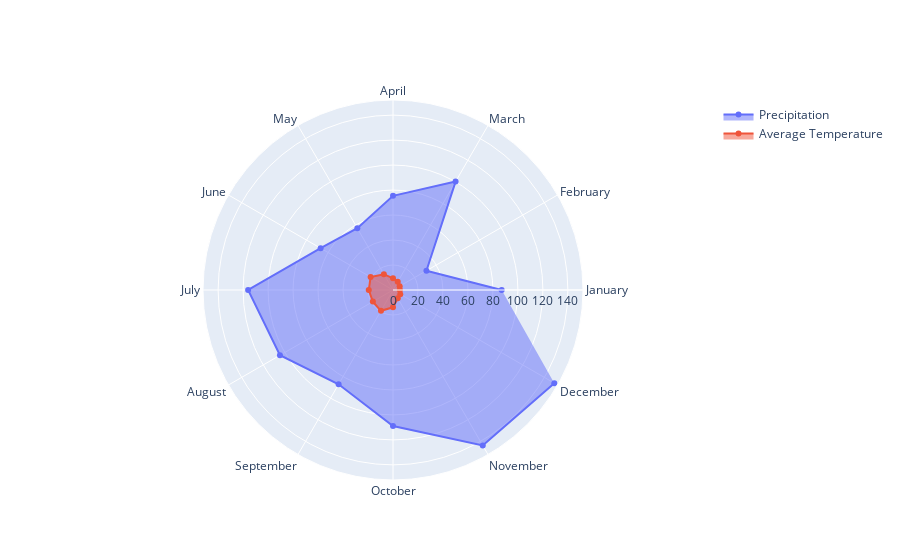

Notebook code for this chart:
### Code cell
# Add average temperature data to the radar chart, and set the hover template to display the average temperature and corresponding precipitation information.
fig.add_trace(go.Scatterpolar(
    r=month_tavg,
    theta=categories,
    fill='toself',
    name='Average Temperature',
    hovertemplate="month: %{theta}<br>Temperature: %{customdata[0]}°C",
    customdata=[[tavg] for tavg in month_tavg]
))

### Figure 1 — Plotly figure (JSON) as saved in the notebook; plotly's stock layout.template omitted (floating-point values rounded to 4 significant figures)
{"data": [{"fill": "toself", "hovertemplate": "Month: %{theta}<br>Precipitation: %{r}mm<br>", "name": "Precipitation", "r": [87.0, 30.9, 100.2, 75.4, 57.1, 66.9, 116.0, 104.5, 87.1, 108.9, 143.7, 149.1], "theta": ["January", "February", "March", "April", "May", "June", "July", "August", "September", "October", "November", "December"], "type": "scatterpolar"}, {"customdata": [[5.53], [6.18], [7.58], [9.39], [14.61], [20.7], [19.41], [18.6], [19.25], [13.86], [7.64], [6.7]], "fill": "toself", "hovertemplate": "month: %{theta}<br>Temperature: %{customdata[0]}°C", "name": "Average Temperature", "r": [5.53, 6.18, 7.58, 9.39, 14.61, 20.7, 19.41, 18.6, 19.25, 13.86, 7.64, 6.7], "theta": ["January", "February", "March", "April", "May", "June", "July", "August", "September", "October", "November", "December"], "type": "scatterpolar"}], "layout": {}}
